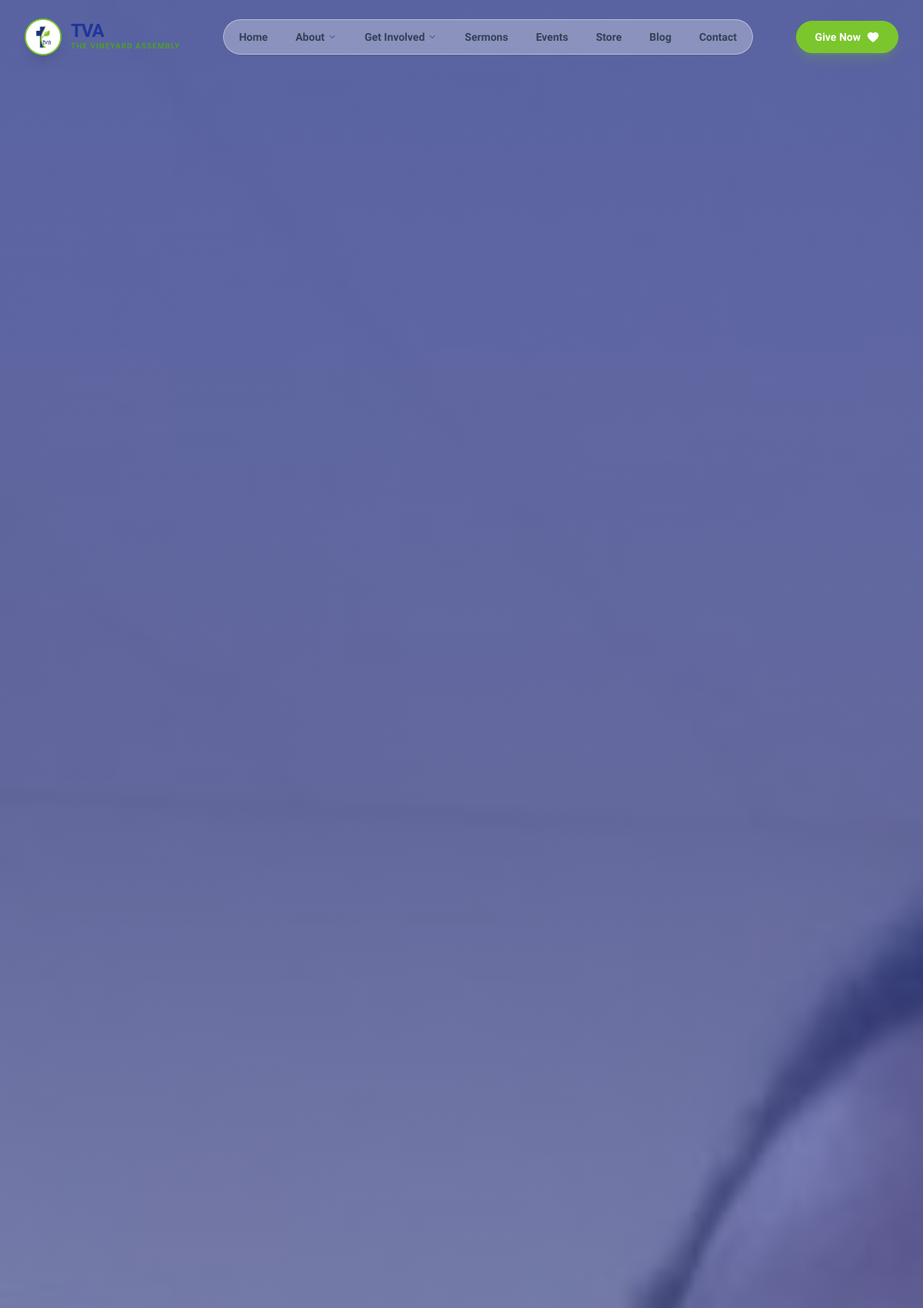
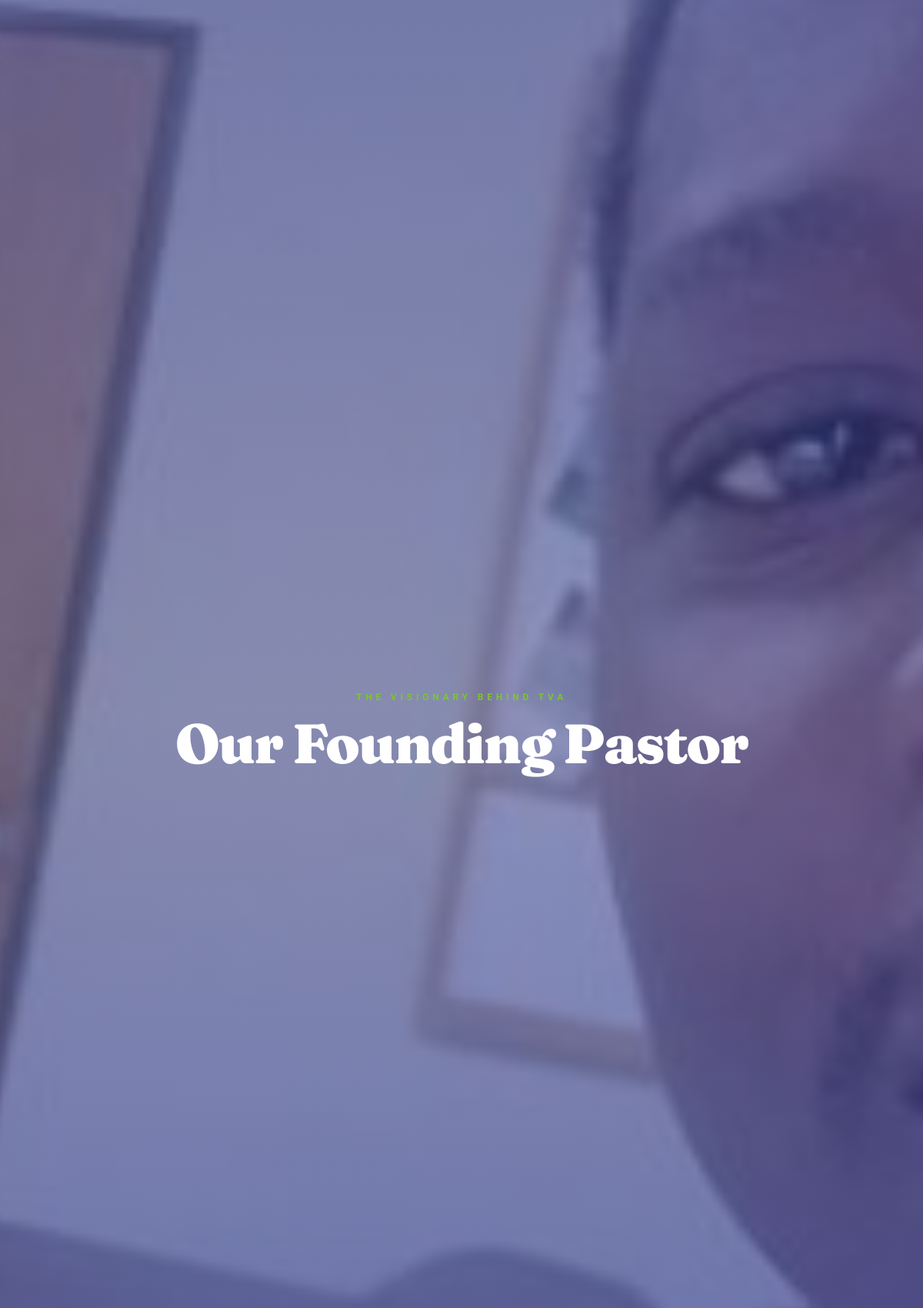
Screenshot of /about/founding-pastor/ (upper part) with the database file from the repository (2 pictures, top to bottom).
### about/models.py (models this page shows, shortened)
class FoundingPastor(models.Model):
    hero_title = models.CharField(max_length=200, default="Our Founding Pastor")
    hero_subtitle = models.CharField(max_length=200, default="The Visionary Behind TVA")
    hero_image = models.ImageField(upload_to='pastors/', null=True, blank=True)
    bio_title = models.CharField(max_length=200, default="His Story")
    bio_content = CKEditor5Field('Content', config_name='default', default="")
    bio_image = models.ImageField(upload_to='pastors/', null=True, blank=True)
    vision_title = models.CharField(max_length=200, default="Founding Vision")
    vision_content = CKEditor5Field('Content', config_name='default', default="")
    vision_image = models.ImageField(upload_to='pastors/', null=True, blank=True)
    legacy_title = models.CharField(max_length=200, default="His Legacy")
    legacy_content = CKEditor5Field('Content', config_name='default', default="")
    legacy_image = models.ImageField(upload_to='pastors/', null=True, blank=True)
    quotes_title = models.CharField(max_length=200, default="Words of Wisdom")
    featured_quote = models.TextField(default="")
    quote_author = models.CharField(max_length=100, default="Founding Pastor")
    quote_image = models.ImageField(upload_to='pastors/', null=True, blank=True)
    timeline_title = models.CharField(max_length=200, default="Ministry Timeline")
    timeline_image = models.ImageField(upload_to='pastors/', null=True, blank=True)
    class Meta:
        verbose_name_plural = "Founding Pastor Page"

### about/views.py (the view)
# urls.py: path('about/founding-pastor/', founding_pastor_view, name='founding_pastor'),
def founding_pastor_view(request):
    pastor_data = FoundingPastor.objects.first()
    context = {
        'pastor': pastor_data,
    }
    return render(request, 'founding_pastor.html', context)

### payments/context_processors.py (called while the page is built)
def payment_info(request):
    return {
        'bank_info': BankDetail.objects.filter(is_active=True).first()
    }

### templates/founding_pastor.html (shortened to what this page needs)
{% extends 'base.html' %}
{% load static %}
{% block content %}
    <header class="relative h-[60vh] flex items-center justify-center overflow-hidden">
      <img
        src="{% if pastor.hero_image %}{{ pastor.hero_image.url }}{% else %}https://images.unsplash.com/photo-1507003211169-0a1dd7228f2d?auto=format&fit=crop&q=80&w=2000{% endif %}"
        alt="Founding Pastor"
        class="absolute inset-0 w-full h-full object-cover"
      />
      <div class="absolute inset-0 bg-gradient-to-b from-primary/70 via-primary/50 to-primary/90"></div>
      <div class="relative z-10 text-center px-4 mt-20">
        <span class="text-secondary font-black uppercase tracking-[0.4em] text-xs mb-4 block">
          {{ pastor.hero_subtitle|default:"The Visionary Behind TVA" }}
        </span>
        <h1 class="text-5xl md:text-7xl font-black text-white serif mb-6 tracking-tight">
          {{ pastor.hero_title|default:"Our Founding Pastor" }}
        </h1>
      </div>
    </header>
{% endblock %}

### static/style.css (style rules this page uses)
:root { --brand-primary: #1F317D; --brand-secondary: #81C225; --brand-accent: #010066; }
body { font-family: 'Plus Jakarta Sans', sans-serif; background-color: #c2f2ff; color: #1a1a1a; overflow-x: hidden; }
.serif { font-family: 'Fraunces', serif; }

### rows the page displays
FoundingPastor: hero_image (picture), hero_subtitle "THE VISIONARY BEHIND TVA", hero_title "Our Founding Pastor"
